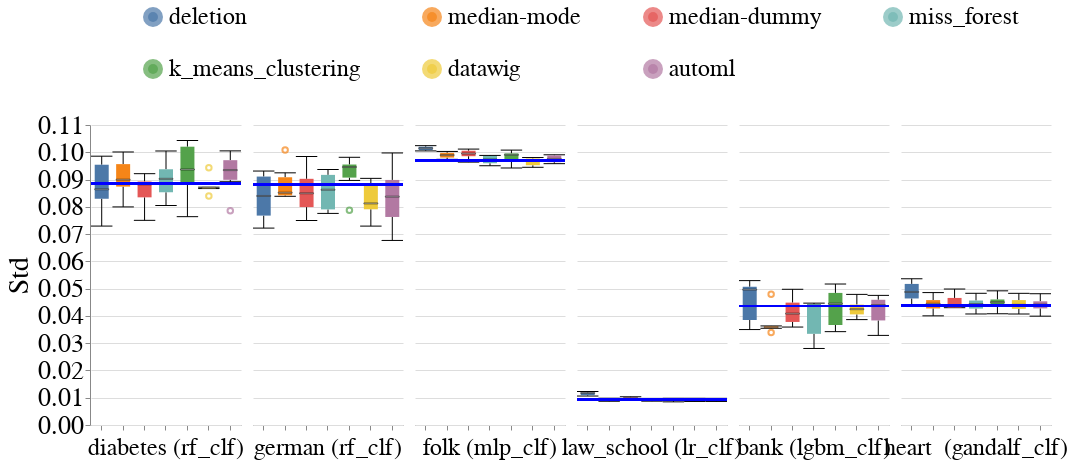

Write notebook code for a chart like this one.
### Code cell
create_box_plots_for_diff_imputers_and_datasets(train_injection_scenario='mixed_exp',
                                                test_injection_scenario='MCAR1 & MAR1 & MNAR1',
                                                metric_name='std',
                                                db_client=db_client)

### Figure 1 — Vega-Lite specification as saved in the notebook (floating-point values rounded to 4 significant figures; data arrays with more than 128 entries replaced by an {"elided": "..."} marker saying what was removed)
{"config": {"view": {"continuousWidth": 400, "continuousHeight": 300, "stroke": null}, "axis": {"labelFontSize": 26, "labelFontWeight": "normal", "titleFontSize": 28, "titleFontWeight": "normal"}, "facet": {"spacing": 10}, "header": {"labelFontSize": 24, "labelOrient": "bottom", "labelPadding": 5, "titleFontSize": 28}, "legend": {"columns": 4, "direction": "horizontal", "labelFontSize": 24, "labelLimit": 400, "orient": "top", "symbolOffset": 50, "symbolStrokeWidth": 10, "titleAnchor": "middle", "titleFontSize": 26, "titleLimit": 300}, "title": {"fontSize": 28}}, "data": {"name": "data-cbe4ff168efc7ab66961e203b5ee09b4"}, "facet": {"column": {"field": "Dataset_Name_With_Model_Name", "sort": {"field": "Dataset_Sequence_Number", "order": "ascending"}, "title": null, "type": "nominal"}}, "spec": {"layer": [{"mark": {"type": "boxplot", "median": {"stroke": "black", "strokeWidth": 0.7}, "ticks": true}, "encoding": {"color": {"field": "Null_Imputer_Name", "sort": ["deletion", "median-mode", "median-dummy", "miss_forest", "k_means_clustering", "datawig", "automl", "boost_clean"], "title": null, "type": "nominal"}, "x": {"axis": {"labels": false}, "field": "Null_Imputer_Name", "sort": ["deletion", "median-mode", "median-dummy", "miss_forest", "k_means_clustering", "datawig", "automl", "boost_clean"], "title": null, "type": "nominal"}, "y": {"field": "Metric_Value", "scale": {"zero": false}, "title": "Std", "type": "quantitative"}}}, {"mark": "rule", "encoding": {"color": {"value": "blue"}, "size": {"value": 2}, "y": {"field": "Baseline_Median", "type": "quantitative"}}}], "height": 300, "width": 150}, "resolve": {"scale": {"y": "shared"}}, "$schema": "https://vega.github.io/schema/vega-lite/v4.17.0.json", "datasets": {"data-cbe4ff168efc7ab66961e203b5ee09b4": {"elided": "252 records"}}}
